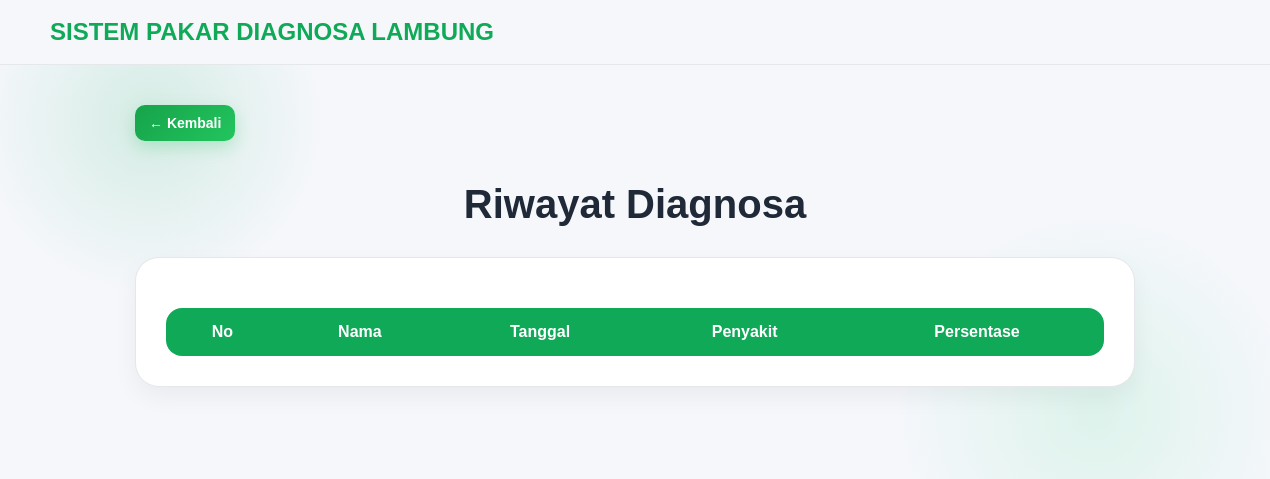
Page /history (signed in) on the earlier database version.
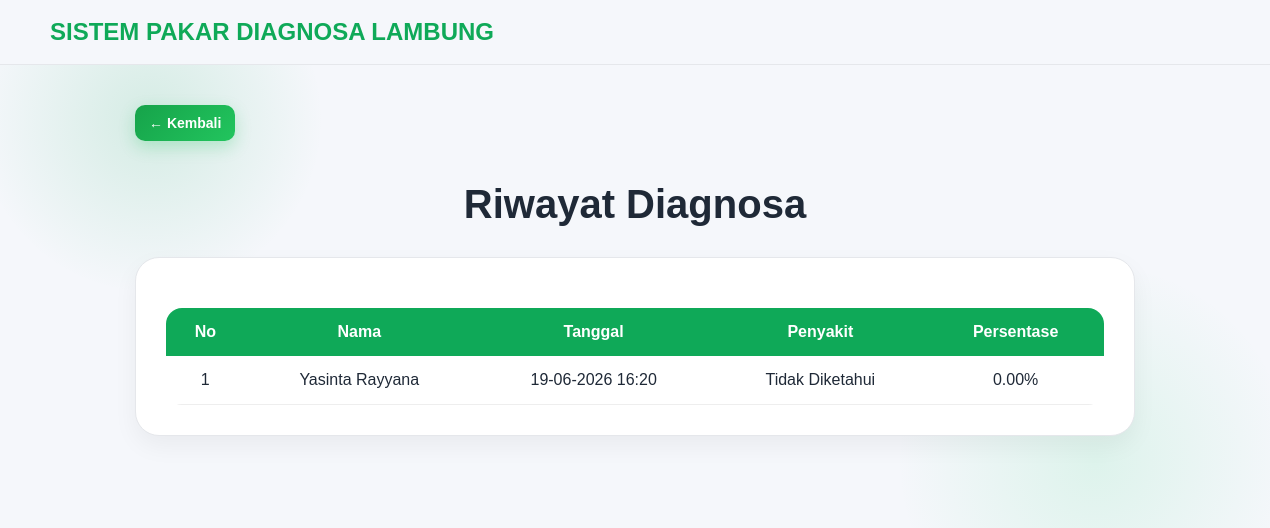
Same page on the later database version.
### models/diagnosis_history_model.py (models this page shows)
class DiagnosisHistory(
    db.Model
):
    __tablename__ = (
        "diagnosis_history"
    )
    id = db.Column(
        db.Integer,
        primary_key=True
    )
    user_id = db.Column(
        db.Integer,
        db.ForeignKey(
            "user.id"
        ),
        nullable=False
    )
    penyakit = db.Column(
        db.String(100),
        nullable=False
    )
    persentase = db.Column(
        db.Float,
        nullable=False
    )
    def now_wib():
        tz = pytz.timezone("Asia/Jakarta")
        return datetime.now(tz)
    created_at = db.Column(
        db.DateTime,
        default=now_wib
    )

### models/user_model.py (models this page shows, shortened)
class User(db.Model):
    __tablename__ = "user"
    id = db.Column(
        db.Integer,
        primary_key=True
    )
    nama = db.Column(
        db.String(150),
        nullable=False
    )
    tanggal_lahir = db.Column(
        db.Date,
        nullable=False
    )
    umur = db.Column(
        db.Integer,
        nullable=False
    )
    riwayat_penyakit = db.Column(
        db.Text,
        nullable=True
    )
    jenis_kelamin = db.Column(
        db.String(20),
        nullable=False
    )
    email = db.Column(
        db.String(120),
        unique=True,
        nullable=False
    )
    password = db.Column(
        db.String(255),
        nullable=False
    )
    is_verified = db.Column(
        db.Boolean,
        default=False
    )
    otp_code = db.Column(
        db.String(6),
        nullable=True
    )
    histories = db.relationship(
        "DiagnosisHistory",
        backref="user",
        lazy=True,
        cascade=
        "all, delete-orphan"
    )

### routes/diagnosa_routes.py (the view)
@diagnosa.route(
    "/history"
)
def history():
    if not session.get(
        "user_id"
    ):
        return redirect(
            url_for(
                "auth.login"
            )
        )
    histories = (
        DiagnosisHistory
        .query
        .filter_by(
            user_id=session[
                "user_id"
            ]
        )
        .order_by(
            DiagnosisHistory
            .created_at
            .desc()
        )
        .all()
    )
    return render_template(
        "history.html",
        histories=histories
    )

### app.py (called while the page is built)
def create_app():
    app = Flask(__name__)
    app.config.from_object(Config)
    db.init_app(app)
    mail.init_app(app)
    app.register_blueprint(diagnosa)
    app.register_blueprint(auth)
    @app.context_processor
    def inject_user():
        user_id = session.get("user_id")
        user = User.query.get(user_id) if user_id else None
        return dict(user=user)
    with app.app_context():
        db.create_all()
    return app

### templates/history.html (shortened to what this page needs)
{% extends "base.html" %}
{% block content %}
<div class="result-container">
  <a href="{{ url_for('diagnosa.dashboard') }}" class="btn-back">
        ← Kembali
    </a>
    <div class="result-header">
        <h1>
            Riwayat Diagnosa
        </h1>
    </div>
    <div class="section-box">
        <table class="cf-table">
            <thead>
                <tr>
                    <th>No</th>
                    <th>Nama</th>
                    <th>Tanggal</th>
                    <th>Penyakit</th>
                    <th>Persentase</th>
                </tr>
            </thead>
            <tbody>
                {% for item
                in histories %}
                <tr>
                  <td>
                      {{ loop.index }}
                  </td>
                  <td>
                      {{ item.user.nama }}
                  </td>
                  <td>
                      {{
                      item.created_at
                      .strftime(
                      "%d-%m-%Y %H:%M"
                      )
                      }}
                  </td>
                  <td>
                      {{
                      item.penyakit
                      }}
                  </td>
                  <td>
                      {{
                      "%.2f"|format(
                      item.persentase
                      )
                      }}%
                  </td>
              </tr>
                {% endfor %}
            </tbody>
        </table>
    </div>
</div>
{% endblock %}

Differences in the rows shown:
added DiagnosisHistory: user.nama "Yasinta Rayyana", created_at "19-06-2026 16:20", penyakit "Tidak Diketahui", persentase "0.00"
